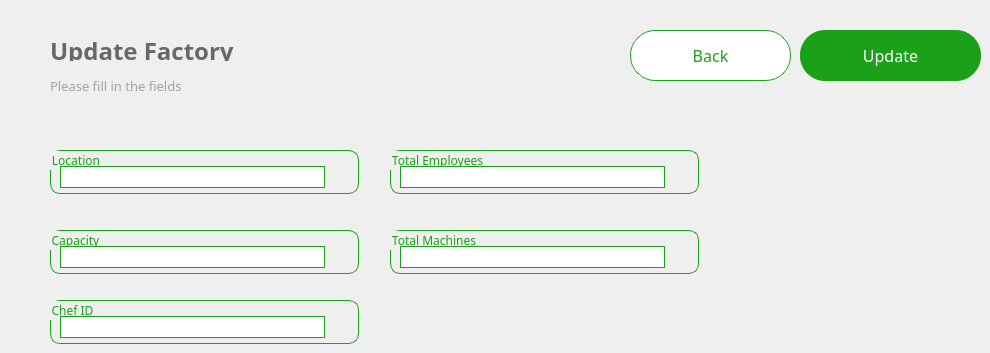
     <widget class="QWidget" name="rupdate">
      <widget class="QLabel" name="Title_13">
       <property name="geometry">
        <rect>
         <x>50</x>
         <y>40</y>
         <width>381</width>
         <height>21</height>
        </rect>
       </property>
       <property name="font">
        <font>
         <family>Lexend</family>
         <pointsize>18</pointsize>
         <bold>true</bold>
        </font>
       </property>
       <property name="styleSheet">
        <string notr="true">color: rgb(104, 104, 104);
border:none;</string>
       </property>
       <property name="text">
        <string>Update Factory</string>
       </property>
      </widget>
      <widget class="QGroupBox" name="email_emp_6">
       <property name="geometry">
        <rect>
         <x>390</x>
         <y>150</y>
         <width>309</width>
         <height>44</height>
        </rect>
       </property>
       <property name="font">
        <font>
         <family>Lexend Light</family>
        </font>
       </property>
       <property name="styleSheet">
        <string notr="true">border-radius:10px;
border-color: rgb(27, 160, 25);
border-width : 1.2px;
border-style:solid;
color: rgb(27, 160, 25);
</string>
       </property>
       <property name="title">
        <string>Total Employees</string>
       </property>
       <property name="alignment">
        <set>Qt::AlignLeading|Qt::AlignLeft|Qt::AlignTop</set>
       </property>
       <property name="flat">
        <bool>false</bool>
       </property>
       <property name="checkable">
        <bool>false</bool>
       </property>
       <widget class="QLineEdit" name="tote_3">
        <property name="geometry">
         <rect>
          <x>10</x>
          <y>16</y>
          <width>265</width>
          <height>22</height>
         </rect>
        </property>
        <property name="styleSheet">
         <string notr="true">border-radius:0px;
border-color: rgb(27, 160, 25);
border-width : 0x;
color:grey;</string>
        </property>
        <property name="text">
         <string/>
        </property>
        <property name="echoMode">
         <enum>QLineEdit::Normal</enum>
        </property>
       </widget>
      </widget>
      <widget class="QGroupBox" name="phone_emp_6">
       <property name="geometry">
        <rect>
         <x>50</x>
         <y>230</y>
         <width>309</width>
         <height>44</height>
        </rect>
       </property>
       <property name="font">
        <font>
         <family>Lexend Light</family>
        </font>
       </property>
       <property name="styleSheet">
        <string notr="true">border-radius:10px;
border-color: rgb(27, 160, 25);
border-width : 1.2px;
border-style:solid;
color: rgb(27, 160, 25);
</string>
       </property>
       <property name="title">
        <string>Capacity</string>
       </property>
       <property name="alignment">
        <set>Qt::AlignLeading|Qt::AlignLeft|Qt::AlignTop</set>
       </property>
       <property name="flat">
        <bool>false</bool>
       </property>
       <property name="checkable">
        <bool>false</bool>
       </property>
       <widget class="QLineEdit" name="cap_3">
        <property name="geometry">
         <rect>
          <x>10</x>
          <y>16</y>
          <width>265</width>
          <height>22</height>
         </rect>
        </property>
        <property name="styleSheet">
         <string notr="true">border-radius:0px;
border-color: rgb(27, 160, 25);
border-width : 0x;
color:grey;</string>
        </property>
        <property name="text">
         <string/>
        </property>
        <property name="echoMode">
         <enum>QLineEdit::Normal</enum>
        </property>
       </widget>
      </widget>
      <widget class="QGroupBox" name="adress_6">
       <property name="geometry">
        <rect>
         <x>390</x>
         <y>230</y>
         <width>309</width>
         <height>44</height>
        </rect>
       </property>
       <property name="font">
        <font>
         <family>Lexend Light</family>
        </font>
       </property>
       <property name="styleSheet">
        <string notr="true">border-radius:10px;
border-color: rgb(27, 160, 25);
border-width : 1.2px;
border-style:solid;
color: rgb(27, 160, 25);
</string>
       </property>
       <property name="title">
        <string>Total Machines</string>
       </property>
       <property name="alignment">
        <set>Qt::AlignLeading|Qt::AlignLeft|Qt::AlignTop</set>
       </property>
       <property name="flat">
        <bool>false</bool>
       </property>
       <property name="checkable">
        <bool>false</bool>
       </property>
       <widget class="QLineEdit" name="totm_3">
        <property name="geometry">
         <rect>
          <x>10</x>
          <y>16</y>
          <width>265</width>
          <height>22</height>
         </rect>
        </property>
        <property name="styleSheet">
         <string notr="true">border-radius:0px;
border-color: rgb(27, 160, 25);
border-width : 0x;
color:grey;</string>
        </property>
        <property name="text">
         <string/>
        </property>
        <property name="echoMode">
         <enum>QLineEdit::Normal</enum>
        </property>
       </widget>
      </widget>
      <widget class="QGroupBox" name="name_emp_14">
       <property name="geometry">
        <rect>
         <x>50</x>
         <y>300</y>
         <width>309</width>
         <height>44</height>
        </rect>
       </property>
       <property name="font">
        <font>
         <family>Lexend Light</family>
        </font>
       </property>
       <property name="styleSheet">
        <string notr="true">border-radius:10px;
border-color: rgb(27, 160, 25);
border-width : 1.2px;
border-style:solid;
color: rgb(27, 160, 25);
</string>
       </property>
       <property name="title">
        <string>Chef ID</string>
       </property>
       <property name="alignment">
        <set>Qt::AlignLeading|Qt::AlignLeft|Qt::AlignTop</set>
       </property>
       <property name="flat">
        <bool>false</bool>
       </property>
       <property name="checkable">
        <bool>false</bool>
       </property>
       <widget class="QLineEdit" name="chi_3">
        <property name="geometry">
         <rect>
          <x>10</x>
          <y>16</y>
          <width>265</width>
          <height>22</height>
         </rect>
        </property>
        <property name="styleSheet">
         <string notr="true">border-radius:0px;
border-color: rgb(27, 160, 25);
border-width : 0x;
color:grey;</string>
        </property>
        <property name="text">
         <string/>
        </property>
        <property name="echoMode">
         <enum>QLineEdit::Normal</enum>
        </property>
       </widget>
      </widget>
      <widget class="QLabel" name="Sub_title_13">
       <property name="geometry">
        <rect>
         <x>50</x>
         <y>70</y>
         <width>291</width>
         <height>31</height>
        </rect>
       </property>
       <property name="font">
        <font>
         <family>Lexend Light</family>
         <pointsize>10</pointsize>
        </font>
       </property>
       <property name="cursor">
        <cursorShape>PointingHandCursor</cursorShape>
       </property>
       <property name="layoutDirection">
        <enum>Qt::LeftToRight</enum>
       </property>
       <property name="styleSheet">
        <string notr="true">background-color:transparent;
color: #A2A1A8;
border:none;</string>
       </property>
       <property name="text">
        <string>Please fill in the fields</string>
       </property>
       <property name="alignment">
        <set>Qt::AlignLeading|Qt::AlignLeft|Qt::AlignVCenter</set>
       </property>
      </widget>
      <widget class="QGroupBox" name="name_emp_15">
       <property name="geometry">
        <rect>
         <x>50</x>
         <y>150</y>
         <width>309</width>
         <height>44</height>
        </rect>
       </property>
       <property name="font">
        <font>
         <family>Lexend Light</family>
        </font>
       </property>
       <property name="styleSheet">
        <string notr="true">border-radius:10px;
border-color: rgb(27, 160, 25);
border-width : 1.2px;
border-style:solid;
color: rgb(27, 160, 25);
</string>
       </property>
       <property name="title">
        <string>Location</string>
       </property>
       <property name="alignment">
        <set>Qt::AlignLeading|Qt::AlignLeft|Qt::AlignTop</set>
       </property>
       <property name="flat">
        <bool>false</bool>
       </property>
       <property name="checkable">
        <bool>false</bool>
       </property>
       <widget class="QLineEdit" name="loc_3">
        <property name="geometry">
         <rect>
          <x>10</x>
          <y>16</y>
          <width>265</width>
          <height>22</height>
         </rect>
        </property>
        <property name="styleSheet">
         <string notr="true">border-radius:0px;
border-color: rgb(27, 160, 25);
border-width : 0x;
color:grey;</string>
        </property>
        <property name="text">
         <string/>
        </property>
        <property name="echoMode">
         <enum>QLineEdit::Normal</enum>
        </property>
       </widget>
      </widget>
      <widget class="QPushButton" name="update_7">
       <property name="geometry">
        <rect>
         <x>800</x>
         <y>30</y>
         <width>181</width>
         <height>51</height>
        </rect>
       </property>
       <property name="styleSheet">
        <string notr="true">QPushButton{
background:#1ba019;
border-radius:25px;
color:white;
font-family: Lexend;
font-size:16px;
}
QPushButton:hover
{
background:#00b521;
color:white;
border-left:3px solid #1BA019 ; 
border-color:none;
border-radius:25px;




}
QPushButton:pressed
{
background:#013220;
color:black;
border-radius:25px;
color:white;
font-family: Lexend;
font-size:16px;
border-radius:10px;
border-left:3.5px solid #1BA019 ; 


/*background: qlineargradient(x1: 0, y1: 0, x2: 0, y2: 1,
                                stop: 0 #ffffff, stop: 1 #dcdcdc);*/
}</string>
       </property>
       <property name="text">
        <string>Update</string>
       </property>
       <property name="icon">
        <iconset>
         <normalon>:/images/add-circle.png</normalon>
        </iconset>
       </property>
       <property name="iconSize">
        <size>
         <width>200</width>
         <height>200</height>
        </size>
       </property>
      </widget>
      <widget class="QPushButton" name="annuler_3">
       <property name="geometry">
        <rect>
         <x>630</x>
         <y>30</y>
         <width>161</width>
         <height>51</height>
        </rect>
       </property>
       <property name="styleSheet">
        <string notr="true">*{
border-radius:25px;
color:#1ba019;
font-family: Lexend;
font-size:16px;
border-color: rgb(27, 160, 25);
border-width : 1.2px;
border-style:solid;
background-color:white;
}
QPushButton:hover
{
background:white;
color:#00b521;
border-left:3px solid #00b521 ; 
border-color:none;
border-radius:25px;
}
QPushButton:pressed
{
background:#013220;
color:#1ba019;
border-radius:25px;
font-family: Lexend;
font-size:16px;
border-left:3.2px solid #1BA019 ; 


/*background: qlineargradient(x1: 0, y1: 0, x2: 0, y2: 1,
                                stop: 0 #ffffff, stop: 1 #dcdcdc);*/
}</string>
       </property>
       <property name="text">
        <string>Back</string>
       </property>
       <property name="icon">
        <iconset resource="resources.qrc">
         <normaloff>:/images/back.png</normaloff>:/images/back.png</iconset>
       </property>
       <property name="iconSize">
        <size>
         <width>200</width>
         <height>200</height>
        </size>
       </property>
       <property name="autoRepeatInterval">
        <number>100</number>
       </property>
      </widget>
     </widget>
